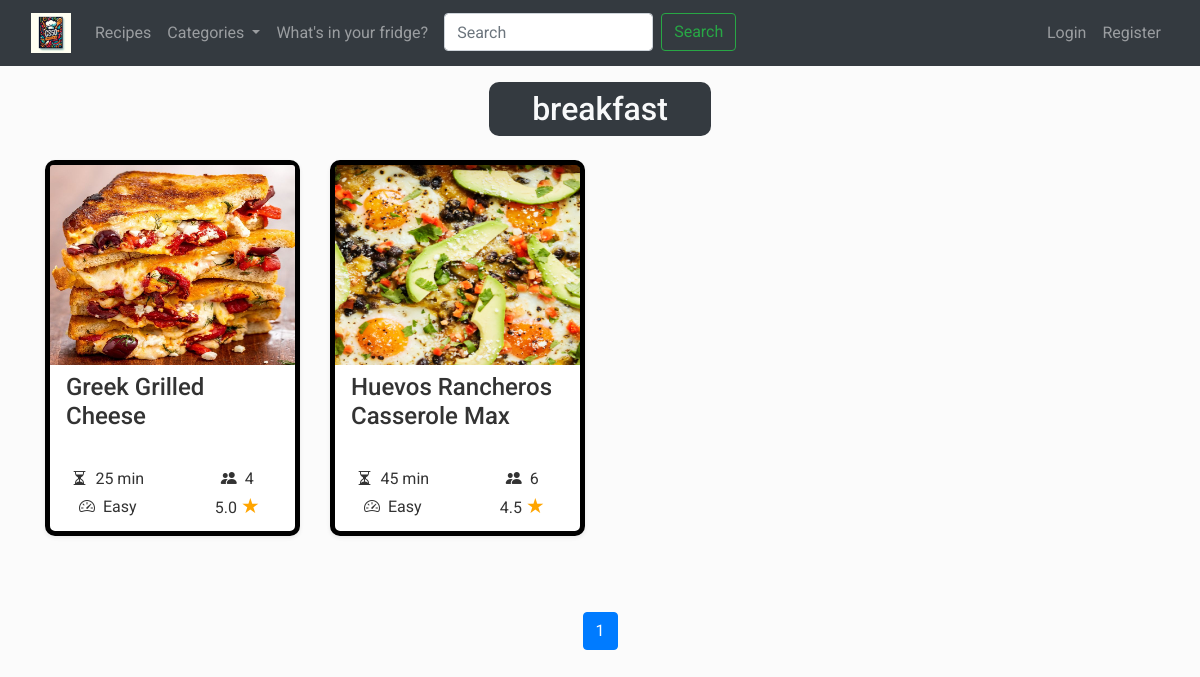
Screenshot of /category/breakfast/ with the database file from the repository.
### recepies/models.py (models this page shows, shortened)
class Category(models.Model):
  title = models.CharField(max_length=100)
  def __str__(self):
    return self.title

class Recipe(models.Model):
  title = models.CharField(max_length=128)
  serving = models.PositiveIntegerField()
  preparation_time = models.PositiveIntegerField()
  difficulty = models.CharField(
    max_length=6,
    choices=DifficultyLevel.choices,
    default=DifficultyLevel.EASY
  )
  raw_ingredients = models.TextField()
  ingredients = models.ManyToManyField(Ingredient, related_name='recipes')
  preparation = models.TextField()
  image = models.ImageField(upload_to='recepies/', null=True, blank=True)
  categories = models.ManyToManyField(Category, related_name='recipes')
  ratings = models.JSONField(default=dict)
  average_rating = models.FloatField(default=0.0)
  created_at = models.DateTimeField(auto_now_add=True)
  creator = models.ForeignKey(User, on_delete=models.CASCADE, related_name="creator_recipe")
  comments = models.ManyToManyField('Comment', related_name="comments_on_recipe", blank=True)

### recepies/views.py (the view)
# urls.py: path('category/<str:category>/',views.recipes_by_category, name='recipes_by_category'),
def recipes_by_category(request, category):
    categories, shopping_list_items_count = get_categories_and_shopping_list_count(request.user)
    category = Category.objects.get(title=category)
    recipes = Recipe.objects.filter(categories=category).order_by('title')
    paginated_recipes, page_range, last_two_pages = paginate_with_page_range(request, recipes, per_page=12)
    return render(request, 'recepies/recipes_by_category.html', {
        'categories': categories, 'category': category, 'recipes': paginated_recipes, 'page_range': page_range, 'last_two_pages': last_two_pages, 'shopping_list_items_count': shopping_list_items_count,
    })

### recepies/utils.py (called while the page is built)
def paginate_with_page_range(request, queryset, per_page):
    paginator = Paginator(queryset, per_page)
    page = request.GET.get('page')
    try:
        paginated_queryset = paginator.page(page)
    except PageNotAnInteger:
        paginated_queryset = paginator.page(1)
    except EmptyPage:
        paginated_queryset = paginator.page(paginator.num_pages)
    current_page = paginated_queryset.number
    last_page = paginator.num_pages
    window = 2
    start_page = max(current_page - window, 1)
    end_page = min(current_page + window, last_page) + 1
    page_range = range(start_page, end_page)
    if last_page > 2:
        last_two_pages = range(last_page - 1, last_page + 1)
    else:
        last_two_pages = range(1, last_page + 1)
    return paginated_queryset, page_range, last_two_pages

def get_categories_and_shopping_list_count(user):
    categories = Category.objects.all()
    shopping_list_items_count = 0
    if user.is_authenticated:
        try:
            shopping_list = ShoppingList.objects.get(user=user)
            shopping_list_items_count = shopping_list.ingredients.count()
        except ShoppingList.DoesNotExist:
            shopping_list_items_count = 0
    return categories, shopping_list_items_count

### recepies/templates/recepies/recipes_by_category.html
{% extends "recepies/layout.html" %}
{% block body_class %}recipes-background{% endblock %}
{% block content %}
<h2 class="category-title p-2 mb-4 mr-auto ml-auto text-center text-light bg-dark">{{ category }}</h2>
{% include "recepies/recipe_cards.html" with object_list=recipes %}
{% include "recepies/pagination.html" with object_list=recipes %}
{% endblock %}

### recepies/templates/recepies/recipe_cards.html (shortened to what this page needs)
{% if not object_list %}
<p class="ml-5 no-recipes">No recipes yet.</p>
{% else %}
<div class="row pb-5 mb-1">
  {% for recipe in object_list%}
  <div class="col-lg-3 col-md-6 mb-4 mb-lg-0">
    <div class="card recipe-card shadow-sm  mb-4">
      <div class="card-body p-0">
        <img
          class="w-100 card-img-top img-fluid"
          src="{{ recipe.image.url }}"
          alt="{{ recipe.title }}"
          style="width: 300px; height: 200px;"
        />
        <div class="p-2">
          <h4 class="card-title mb-4 pl-2"  style="height: 70px;">{{ recipe.title|truncatechars:30 }}</h4>
          <div class="row ">
              <div class="col-6 d-flex align-items-center justify-content-center">
                  <i class="bi bi-hourglass-split"></i>
                  <span class="ml-2">{{ recipe.preparation_time }} min</span>
              </div>
              <div class="col-6 d-flex align-items-center justify-content-center">
                  <i class="bi bi-people-fill"></i>
                  <span class="ml-2">{{ recipe.serving }}</span>
              </div>
              <div class="col-6 d-flex align-items-center justify-content-center">
                  <i class="bi bi-speedometer2"></i>
                  <span class="ml-2">{{ recipe.difficulty }}</span>
              </div>
              <div class="col-6 d-flex align-items-center justify-content-center">
                  <p class="mb-0">{{ recipe.average_rating|floatformat:1 }} <span class="star-orange" style="font-size: 1.3rem">&#9733;</span></p>
              </div>
          </div>
        </div>
      </div>
    </div>
  </div>
  {% endfor %}
</div>
{% endif %}

### recepies/static/recepies/style.css (style rules this page uses)
body { font-family: "Roboto", sans-serif; background-color: #fbfbfb; color: #333; }
.star-orange { font-size: 1.3rem; color: orange; }
.fridge-recipe, .category-title { width: 20%; border-radius: 10px }
.recipes-background { background-image: url('../recepies/images/wood-6176923_1280.png'); background-size: cover; background-position: center; background-repeat: no-repeat; min-height: 100vh; }
.recipe-card { border: 5px solid black; border-radius: 10px; }

### rows the page displays
Category: title "breakfast"
Recipe: image (picture), title "Greek Grilled Cheese", preparation_time "25", serving "4", difficulty "Easy", average_rating "5.0"
Recipe: image (picture), title "Huevos Rancheros Casserole Max", preparation_time "45", serving "6", difficulty "Easy", average_rating "4.5"

### other values shown
{{ num }} "1"
